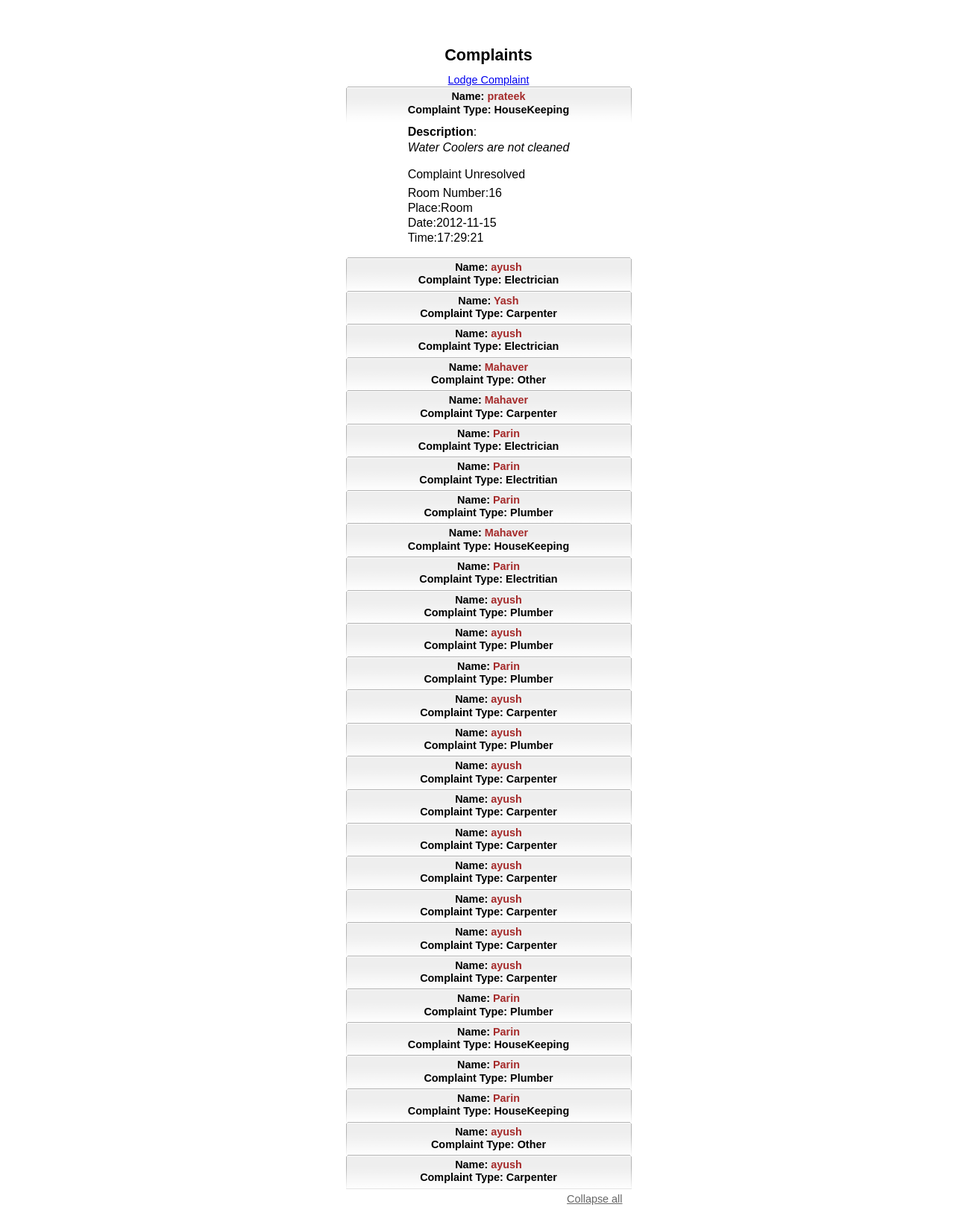
The app's page /frame2_complaints/mainuser.php with its own data.
### tables this page shows
CREATE TABLE `students` (
  `roll_no` int(11) NOT NULL,
  `name` varchar(100) NOT NULL,
  `sex` char(1) default NULL,
  `bdate` date default NULL,
  `email_id` varchar(100) NOT NULL,
  `bloodgroup` varchar(5) default NULL,
  `allergy` varchar(100) default NULL,
  `address` varchar(1000) default NULL,
  `contact_no` varchar(20) default NULL,
  `guardian_name` varchar(100) default NULL,
  `guardian_contact_no` varchar(20) default NULL,
  PRIMARY KEY  (`roll_no`)
);

CREATE TABLE `complaints` (
  `complain_id` int(11) NOT NULL auto_increment,
  `student_id` int(11) default NULL,
  `complaint_type` varchar(20) NOT NULL,
  `description` varchar(1000) NOT NULL,
  `place` varchar(100) default NULL,
  `complaint_date` date default NULL,
  `complaint_time` time default NULL,
  `date_resolved` date default NULL,
  `time_resolved` time default NULL,
  `status` varchar(20) default NULL,
  PRIMARY KEY  (`complain_id`)
);

CREATE TABLE `student_room` (
  `room_no` varchar(20) NOT NULL,
  `floor` varchar(20) NOT NULL,
  `capacity` int(11) NOT NULL,
  `occupancy_status` int(11) default '0',
  `student1` int(11) default NULL,
  `student2` int(11) default NULL,
  `student3` int(11) default NULL,
  PRIMARY KEY  (`room_no`)
);

### frame2_complaints/mainuser.php (the view, shortened to what this page needs)
<?php
$usr=$_SESSION['uu'];
$con = mysql_connect();
$result = mysql_query("SELECT * FROM students s,complaints c,student_room r where s.roll_no=c.student_id and (s.roll_no=r.student1 or s.roll_no=r.student2 or s.roll_no=r.student3) order by c.status,c.complaint_date desc,c.complaint_time desc");
?>
<html>
<head>
</head>
<body>
<center>
<h2><strong>Complaints</strong></h2>
<br />
<a href="lodge.php">Lodge Complaint</a>
<br />
  <ol class="message_list">
            <?php
while($row = mysql_fetch_array($result))
{
?>
  <li>
  <p class="message_head"><cite>
   <strong>Name</strong>:  <font color="Brown">   <?php echo $row['name'];?><br />
   </font>Complaint Type: <?php echo $row['complaint_type'];?><br />
   </cite></p>
	 <div class="message_body">
	 <table>
  <tr>
    <td height="19" colspan="3" valign="top"><strong>Description</strong>:</td>
     </tr>
  <tr>
    <td height="33" colspan="13" valign="top" ><p align="left"><em><?php echo $row['description'];?> </em></p></td>
  </tr>
  <tr>
      <?php if($usr==$row['email_id']){ ?>
            <?php if($row['status']=="False"){ ?>
      <td height="23" colspan="6" valign="top"> <a href="close.php?idd=<?php echo $row['complain_id'] ?>">Close Complaint</a> </td>
            <?php }else{ ?>
    <td height="23" colspan="6" valign="top">Complaint Resolved<br></td>
            <?php } ?>
     <?php }else{ ?>
            <?php if($row['status']=="False"){ ?>
    <td height="23" colspan="6" valign="top">Complaint Unresolved<br></td>
            <?php }else{ ?>
    <td height="23" colspan="6" valign="top">Complaint Resolved</td>
            <?php } ?>
    <?php } ?>
  </tr>
            <tr>
                <td>Room Number:<?php echo $row['room_no'];?></td>
            </tr>
            <tr>
             <td>Place:<?php echo $row['place'];?></td>
            </tr>
             <tr>
             <td>Date:<?php echo $row['complaint_date'];?></td>
            </tr>
             <tr>
             <td>Time:<?php echo $row['complaint_time'];?></td>
            </tr>
  </table>
  </div>
  </li>
<?php
}mysql_close($con);
?>
</ol>
<p class="collapse_buttons"><a href="#" class="show_all_message"></a> <a href="#" class="collpase_all_message">Collapse all</a></p>
</center>
</body>
</html>

### frame2_complaints/mainuser.php (style rules this page uses)
* { margin: 0; padding: 0; }
body { margin: 30px auto; width: 1300px; font: 90%/120% Arial, Helvetica, sans-serif; }
p { padding: 0 0 1em; }
.message_list { list-style: none; margin: 0; padding: 0; width: 383px; }
.message_list li { padding: 0; margin: 0; background: url(images/message-bar.gif) no-repeat; }
.message_head { padding: 5px 10px; cursor: pointer; position: relative; }
.message_head cite { font-size: 100%; font-weight: bold; font-style: normal; }
.message_body { padding: 5px 10px 15px; }
.collapse_buttons { text-align: right; border-top: solid 1px #e4e4e4; padding: 5px 0; width: 383px; }
.collapse_buttons a { margin-left: 15px; float: right; }
.collpase_all_message { background: url(images/collapse-all.gif) no-repeat rights center; padding-right: 12px; color: #666666; }

### records on screen
students: name "prateek", complaints.complaint_type "HouseKeeping", complaints.description "Water Coolers are not cleaned", shows "Complaint Unresolved", student_room.room_no "16", complaints.place "Room", complaints.complaint_date "2012-11-15", complaints.complaint_time "17:29:21"
students: name "ayush", complaints.complaint_type "Electrician", complaints.complaint_type "Plumber", complaints.complaint_type "Carpenter", complaints.complaint_type "Other"
students: name "Yash", complaints.complaint_type "Carpenter"
students: name "Mahaver", complaints.complaint_type "Other", complaints.complaint_type "Carpenter", complaints.complaint_type "HouseKeeping"
students: name "Parin", complaints.complaint_type "Electrician", complaints.complaint_type "Electritian", complaints.complaint_type "Plumber", complaints.complaint_type "HouseKeeping"
